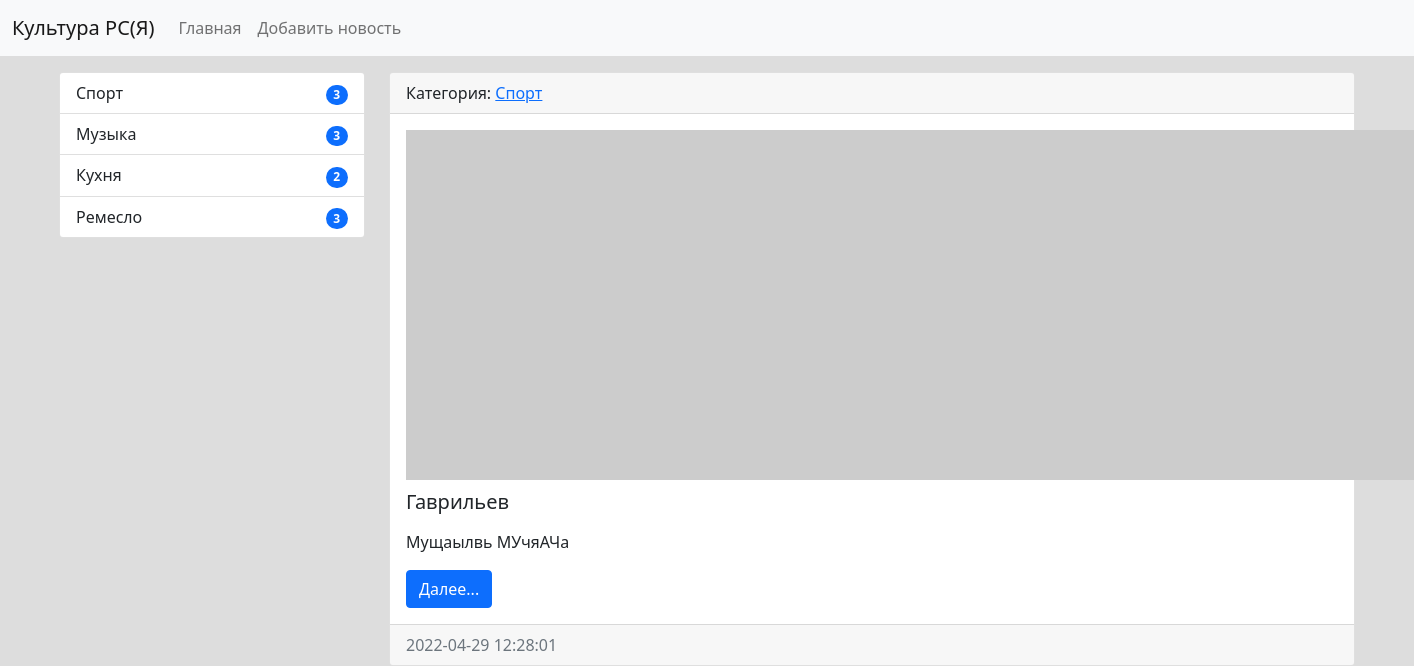
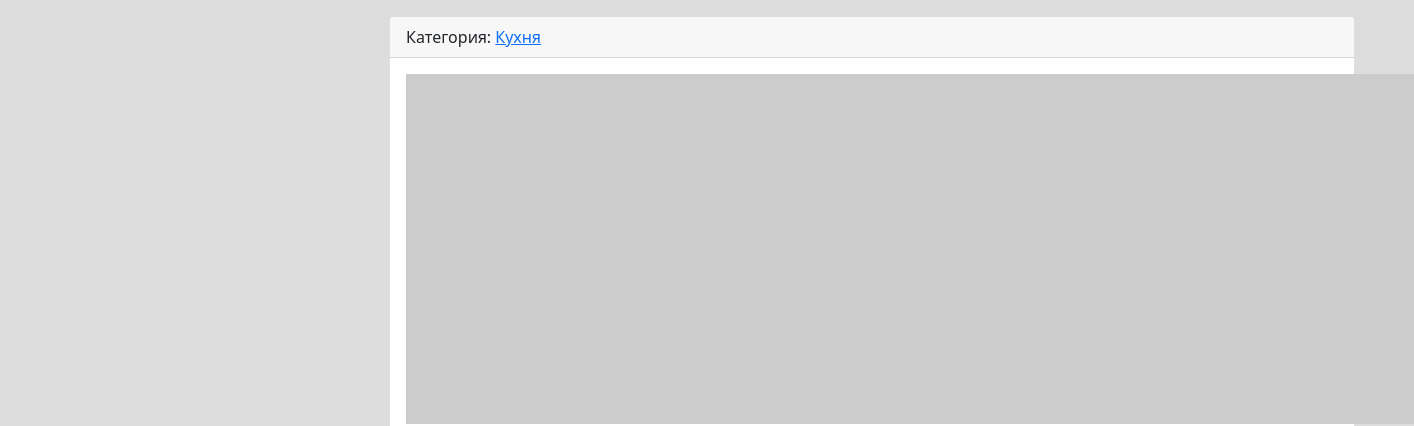
The app's page / (upper part), older data (2 pictures, top to bottom).
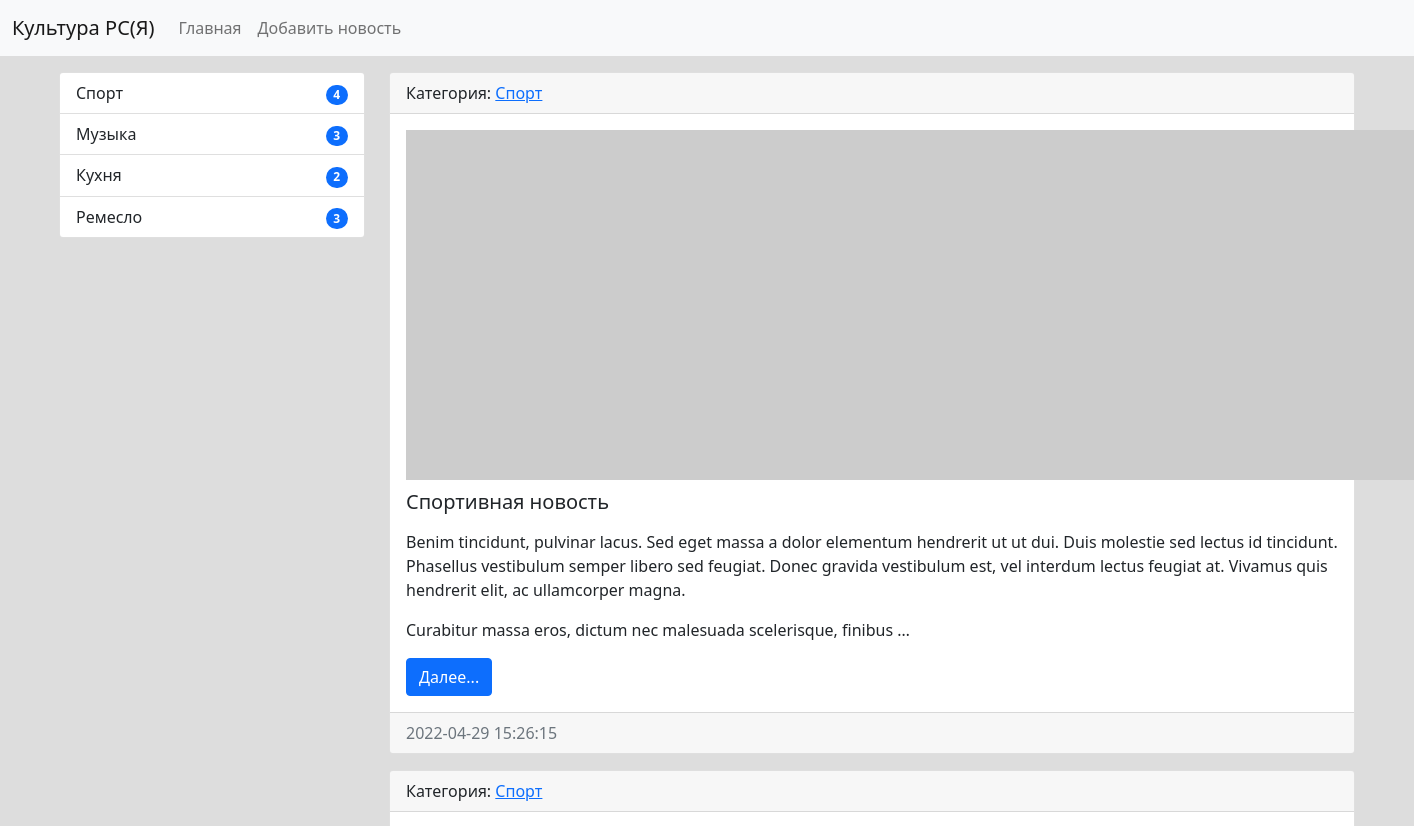
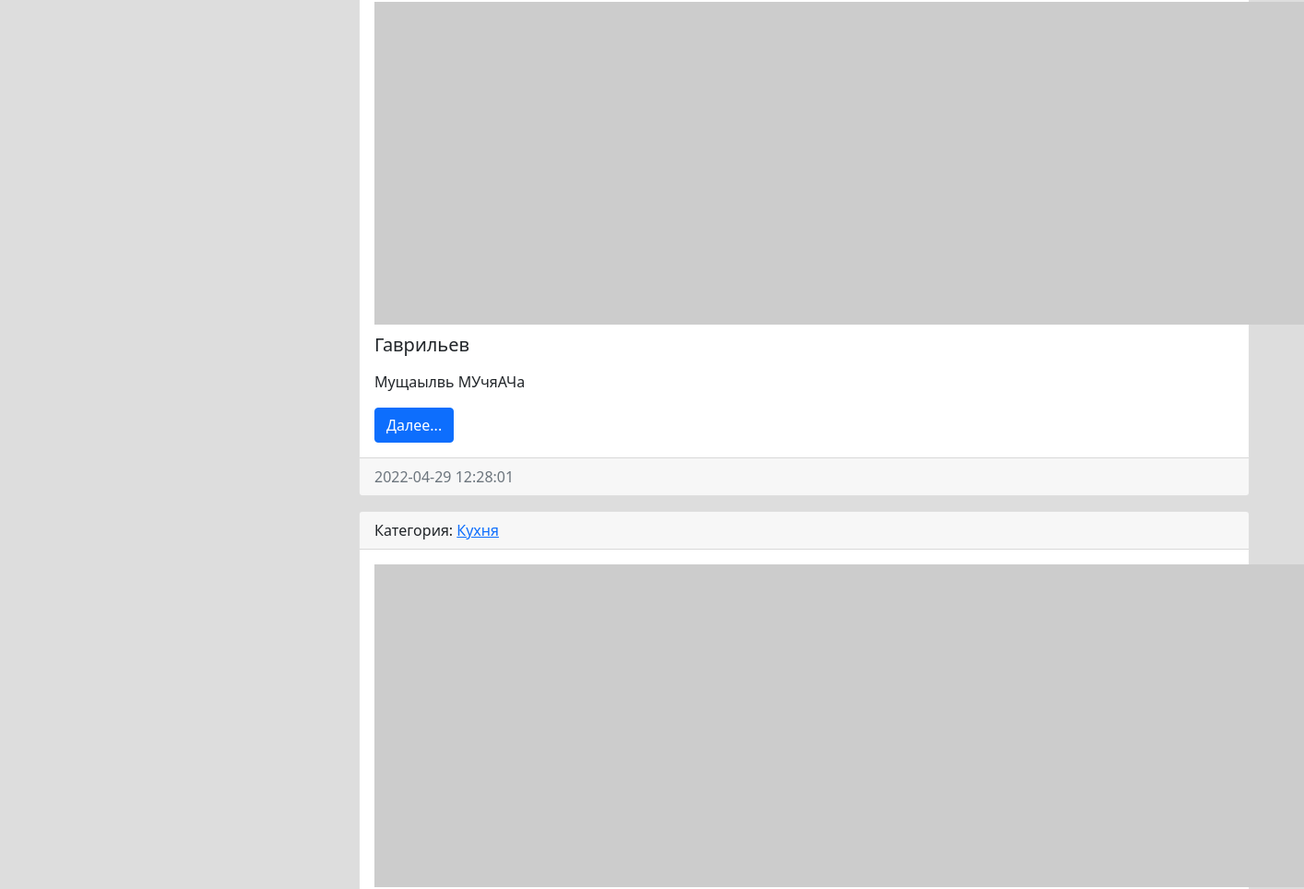
The same page, newer data (2 pictures, top to bottom).
### news/models.py (models this page shows, shortened)
class Category(models.Model):
    title = models.CharField(max_length=150, db_index=True, verbose_name='Наименование категории')
    def __str__(self):
        return self.title
    def get_absolute_url(self):
        return reverse('category', kwargs={"category_id": self.pk})
    class Meta:
        verbose_name = 'Категория'
        verbose_name_plural = 'Категории'
        ordering = ['title']

class News(models.Model):
    title = models.CharField(max_length=150, verbose_name='Название')
    content = models.TextField(blank=True, verbose_name='Контент')
    created_at = models.DateTimeField(auto_now_add=True, verbose_name='Дата публикации')
    updated_at = models.DateTimeField(auto_now=True, verbose_name='Обновлено')
    photo = models.ImageField(upload_to='photos/%Y/%m/%d/', verbose_name='Фото', blank=True)
    is_published = models.BooleanField(default=True, verbose_name='Опубликовано')
    category = models.ForeignKey('Category', on_delete=models.PROTECT, verbose_name='Категория')
    views = models.IntegerField(default=0)
    def get_absolute_url(self):
        return reverse('view_news', kwargs={"pk": self.pk})
    class Meta:
        verbose_name = 'Новость'
        verbose_name_plural = 'Новости'
        ordering = ['-created_at']

### news/views.py (the view)
# urls.py: path('', HomeNews.as_view(), name='home'),
class HomeNews(ListView):
    model = News
    template_name = 'news/home_news_list.html'
    context_object_name = 'news'
    def get_context_data(self, *, object_list=None, **kwargs):
        context = super().get_context_data(**kwargs)
        context['title'] = 'Главная'
        return context
    def get_queryset(self):
        return News.objects.filter(is_published=True).select_related('category')

### news/templatetags/news_tags.py (called while the page is built)
@register.inclusion_tag('news/list_categories.html')
def show_categories(arg1='Hello', arg2='world!'):
    categories = Category.objects.annotate(cnt=Count('news')).filter(cnt__gt=0)
    return {"categories": categories, "arg1": arg1, "arg2": arg2}

### news/templates/news/home_news_list.html (shortened to what this page needs)
{% extends 'base.html' %}
{% block sidebar %}
{% include 'inc/_sidebar.html' %}
{% endblock %}
{% block content %}
  {% for item in news %}
  <div class="card mb-3">
    <div class="card-header">
      Категория: <a href="{{ item.category.get_absolute_url }}">{{ item.category }}</a>
    </div>
    <div class="card-body">
      <div class="media">
        {% if item.photo %}
        <img src="{{ item.photo.url }}" alt="" width="350" class="img-left">
        {% else %}
        <img src="https://picsum.photos/id/1060/350/268/?blur=2" alt="" class="img-left">
        {% endif %}
        <div class="media-body">
          <h5 class="card-title">{{ item.title }}</h5>
          <p class="card-text">{{ item.content|safe|linebreaks|truncatewords:50 }}</p>
          <a href="{{ item.get_absolute_url }}" class="btn btn-primary">Далее...</a>
        </div>
      </div>
    </div>
    <div class="card-footer text-muted">
      {{ item.created_at|date:"Y-m-d H:i:s" }}
    </div>
  </div>
  {% endfor %}
{% endblock %}

### templates/base.html (shortened to what this page needs)
{% load static %}
<!doctype html>
<html lang="en">
  <head>
    <link rel="stylesheet" href="{% static 'bootstrap/css/bootstrap.min.css' %}">
    <link rel="stylesheet" href="{% static 'css/style.css' %}">
  </head>
  <body>
    {% include 'inc/_nav.html' %}
    <div class="container mt-3">
      <div class="row">
        <div class="col-md-3">
          {% block sidebar %}SIDEBAR{% endblock %}
        </div>
        <div class="col-md-9">
          {% block content %}CONTENT{% endblock %} {{content}}
        </div>
      </div>
    </div>
  </body>
</html>

### templates/inc/_nav.html (shortened to what this page needs)
<nav class="navbar navbar-expand-lg navbar-light bg-light">
      <div class="container-fluid">
        <a class="navbar-brand" href="{% url 'home' %}">Культура РС(Я)</a>
        <div class="collapse navbar-collapse" id="navbarSupportedContent">
          <ul class="navbar-nav me-auto mb-2 mb-lg-0">
            <li class="nav-item"><a class="nav-link" href="{% url 'home' %}">Главная</a></li>
            <li class="nav-item"><a class="nav-link" href="{% url 'add_news' %}">Добавить новость</a></li>
          </ul>
        </div>
      </div>
    </nav>

### templates/inc/_sidebar.html (shortened to what this page needs)
{% load news_tags %}
{% show_categories %}

### news/templates/news/list_categories.html
  <div class="list-group">
    {% for item in categories %}
    <a href="{{ item.get_absolute_url }}" class="list-group-item list-group-item-action">
        {{ item.title }}
        <div class="float-end">
            <span class="badge bg-primary rounded-pill">
                {{ item.cnt }}
            </span>
        </div>
    </a>
    {% endfor %}
  </div>

### mysite/static/css/style.css (style rules this page uses)
body { background-color: #ddd; }

### templates/base.html (style rules this page uses)
.img-left { margin: 0 20px 10px 0; float: left; }

Row changes from the older to the newer data that the page shows:
computed for Category "Спорт": cnt "3" → "4"
added News: category "Спорт", title "Спортивная новость", content "Вenim tincidunt, pulvinar lacus. Sed eget massa a dolor elementum hendrerit ut ut dui. Duis molestie sed lectus id tincidunt. Phasellus vestibulum semper libero sed feugiat. Donec gravida vestibulum est, vel interdum lectus feugiat at. Vivamus quis hendrerit elit, ac ullamcorper magna. Curabitur massa eros, dictum nec malesuada scelerisque, finibus …", created_at "2022-04-29 15:26:15"
